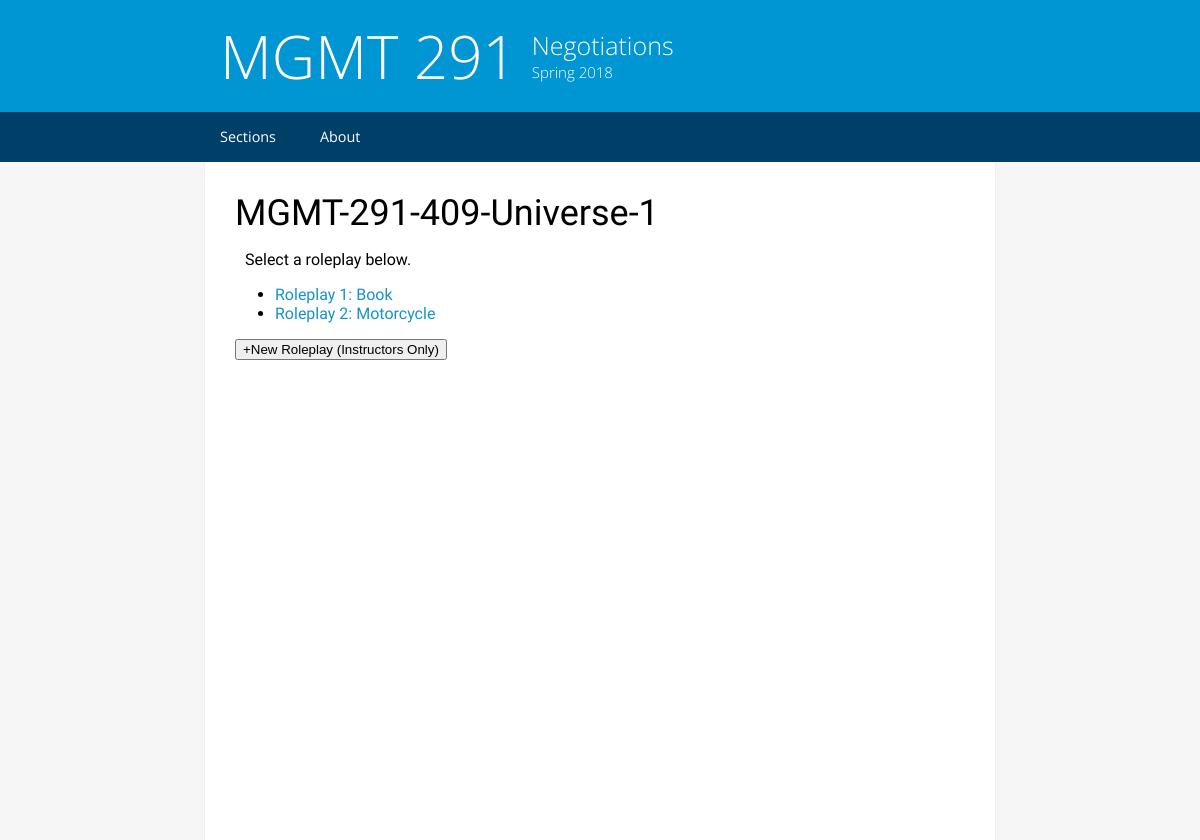
Page /MGMT-291-409-Universe-1 on the earlier database version.
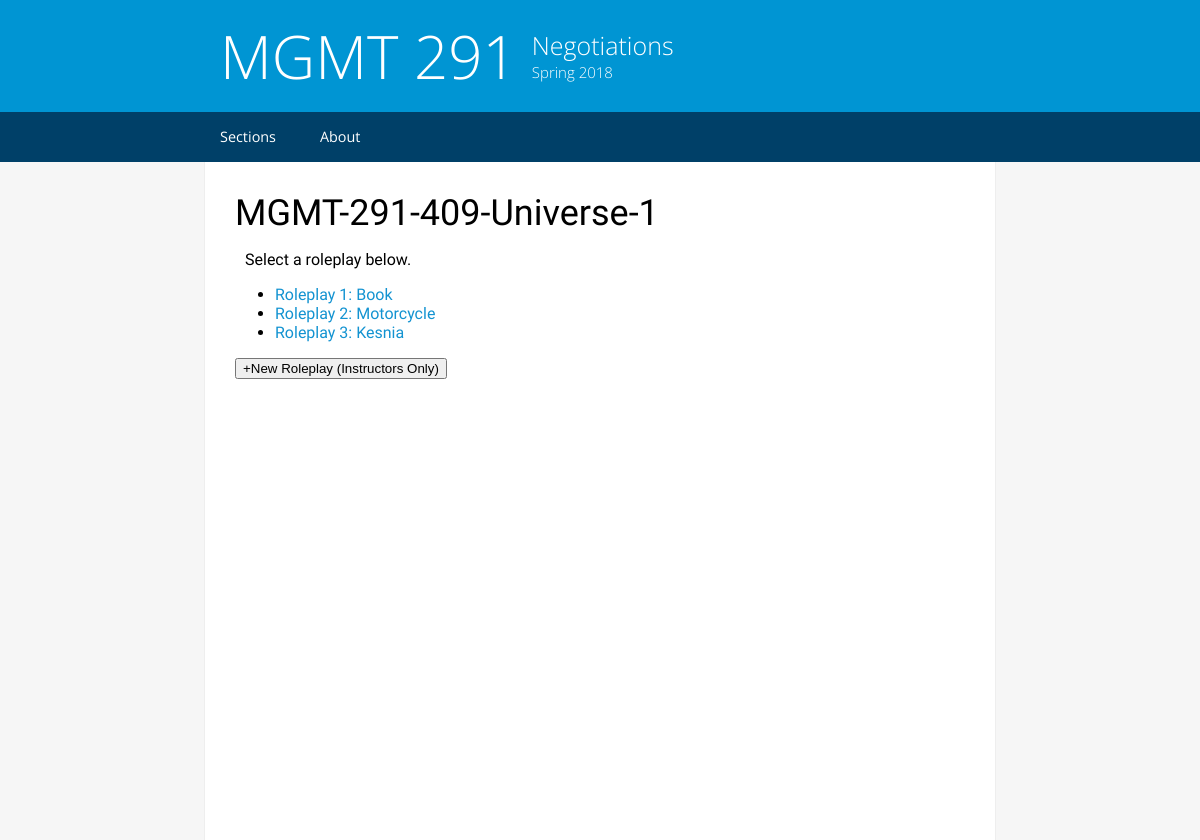
Same page on the later database version.
### models.py (models this page shows, shortened)
class Roleplay(db.Model):
    id = db.Column(db.String(64), primary_key=True)
    name = db.Column(db.String(64))
    number = db.Column(db.Integer, index=True)
    assignments = db.Column(db.String(4000))
    started = db.Column(db.Boolean)
    section_name = db.Column(db.String(64), db.ForeignKey('section.name'))
    group_size = db.Column(db.Integer)
    attendees = db.relationship('AttendanceRecord', backref='parent_roleplay', lazy='dynamic')

### website.py (the view)
@app.route('/<section_name>', methods=['GET', 'POST'])
def landing_class(section_name):
    if request.method == 'POST':
        if request.form['submit'] == 'add':
            return redirect('/' + section_name + '/add')
    else:
        current_section = Section.query.filter_by(name=section_name).first()
        return render_template('class.html',
                               roleplays=Roleplay.query.with_parent(current_section).all(), section_name=section_name)

### templates/class.html
{% extends "base.html" %}
{% block content %}
    <h1>{{ section_name }}</h1>
    {% if roleplays %}
        <p>Select a roleplay below.</p>
    {% endif %}
    <ul>
    {% for roleplay in roleplays %}
        <li>
            <a href= {{ '/' + roleplay.section_name }}/{{ roleplay.number }}>
                Roleplay {{ roleplay.number }}: {{ roleplay.name }}
            </a>
        </li>
    {% endfor %}
    </ul>
    <form action="" method="post">
        <button name="submit" value="add">+New Roleplay (Instructors Only)</button>
    </form>
{% endblock %}

### templates/base.html (shortened to what this page needs)
<!doctype html>
<html lang="en-us">
<link rel= "stylesheet" type= "text/css" href= "{{ url_for('static',filename='styles/style.css') }}">
<head>
</head>
<body>
  <div id="header">
    <div class="container">
      <header>
        <div id="title">
          <h1>MGMT 291</h1>
        </div>
        <div id="caption">
            <h2>Negotiations</h2>
            <h3>Spring 2018</h3>
        </div>
      </header>
    </div>
  </div>
  <div id="nav-bar">
      <nav>
        <ul>
          <a href="/"><li>Sections</li></a>
          <a href="/about"><li>About</li></a>
        </ul>
      </nav>
  </div>
  <div id="content-container" class="container">
      <div class="text-container">
      <section>
        {%  block content %}{% endblock %}
      </section>
      </div>
  </div>
</body>
</html>

### static/styles/style.css (style rules this page uses)
html { -webkit-font-smoothing: antialiased; -webkit-text-size-adjust: 100%; height:100%; width:100%; margin:0px !important; background-color:#F6F6F6; }
body { margin:0px !important; padding:0px !important; height:100%; width:100%; }
#header { width:100%; background-color:#0095d3; padding-top:15px; padding-bottom:15px; overflow:hidden; background-position:center; background-repeat:no-repeat; background-origin:border-box; }
.container { overflow:hidden; width:100%; margin-left:0; margin-right:0; }
#title { overflow:hidden; }
#title > h1 { margin-top:0px; margin-bottom:0px; margin-left:20px; font-family: "Open Sans", serif, sans-serif; color:#fff; font-size:40px; font-weight:300; }
#caption { margin-top:0px; margin-left:22px; }
#caption > h2 { margin-top:0px; margin-bottom:0px; font-family: "Open Sans", sans-serif; color:#fff; font-weight:300; font-size:16px; }
#caption > h3 { margin-top:0px; margin-bottom:0px; font-family: "Open Sans", sans-serif; color:#fff; font-weight:300; font-size:14px; }
#nav-bar { margin-left:auto; margin-right:auto; padding:0; width:100%; background-color:#004068; }
#nav-bar ul { margin-top:0px; margin-bottom:0px; width:100%; margin-left:auto; margin-right:auto; padding-left:0px; padding-right:0px; }
#nav-bar li { display:inline-block; width:49%; height:20px; padding-top:10px; padding-bottom:10px; }
#nav-bar li { text-align:center; font-family:"Open Sans", sans-serif; color:#fff; font-size:0.9em; }
#content-container { font-family:"Source Sans Pro", sans-serif; background-color:#fff; min-height:-webkit-calc(100% - 162px); min-height:calc(100% - 162px); min-height:-moz-calc(100% - 162px); width:100%; padding-left:30px; padding-right:30px; padding-top:20px; padding-bottom:20px; width:-webkit-calc(100% - 60px); width:-moz-calc(100% - 60px); width:calc(100% - 60px); }
.text-container h1 { font-size:36px; font-weight:300; font-family:"Source Sans Pro", sans-serif; margin:0px; margin-top:10px; }
.text-container p { margin-left:10px; font-size:16px; }
.text-container a { color:#1393D1; text-decoration:none; }
@media (min-width:825px) { html { -webkit-font-smoothing: antialiased; height:100%; margin:0px !important; } }
@media (min-width:825px) { body { margin:0px !important; padding:0px !important; height:100%; } }
@media (min-width:825px) { #header { width:100%; background-color:#0095d3; overflow:hidden; } }
@media (min-width:825px) { .container { overflow:hidden; width:800px; margin-left:auto; margin-right:auto; } }
@media (min-width:825px) { #title { overflow:hidden; float:left; } }
@media (min-width:825px) { #title > h1 { margin-top:0px; margin-bottom:0px; margin-left:20px; font-family: "Open Sans", serif, sans-serif; color:#fff; font-size:60px; font-weight:300; } }
@media (min-width:825px) { #caption { float:left; display:inline; margin-top:13px; margin-left:15px; } }
@media (min-width:825px) { #caption > h2 { margin-top:0px; margin-bottom:0px; font-family: "Open Sans", sans-serif; color:#fff; font-weight:300; font-size:25px; } }
@media (min-width:825px) { #caption > h3 { margin-top:0px; margin-bottom:0px; font-family: "Open Sans", sans-serif; color:#fff; font-weight:300; font-size:15px; } }
@media (min-width:825px) { #nav-bar { margin-left:auto; margin-right:auto; padding:0; background-color:#004068; } }
@media (min-width:825px) { #nav-bar ul { margin-top:0px; margin-bottom:0px; width:800px; height:50px; margin-left:auto; margin-right:auto; padding:0; } }
@media (min-width:825px) { #nav-bar li { display:inline-block; height:20px; width:auto; padding-top:15px; padding-bottom:15px; padding-left:20px; padding-right:20px; } }
@media (min-width:825px) { #content-container { width:730px; border-left:solid 1px #EEE; border-right:solid 1px #EEE; } }

Differences in the rows shown:
added Roleplay: number "3", name "Kesnia"
